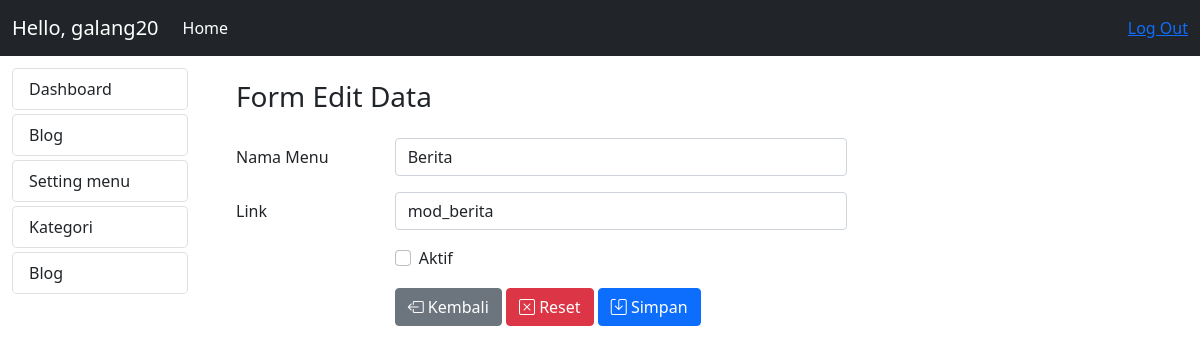
Page /admin/home.php?modul=mod_menu&act=edit&id=3 (signed in) on the committed database.
### tables this page shows
CREATE TABLE `mst_menu` (
  `id_menu` int(20) NOT NULL,
  `nm_menu` varchar(50) NOT NULL,
  `link` varchar(50) NOT NULL,
  `isactive` enum('0','1') NOT NULL
);

### admin/mod_menu/menu_ctrl.php (called while the page is built, shortened)
<?php
if (isset($_GET['act']) && ($_GET['act'] == "add")) {
    $judul = "Form Input Data";
} else if (isset($_GET['act']) && ($_GET['act'] == "edit")) {
    $judul1 = "Form Edit Data";
} else if (isset($_GET['act']) && ($_GET['act'] == "save")) {
    $nama = $_POST['nm_menu'];
    $link = $_POST['link'];
    if (isset($_POST['isactive'])) {
        $aktif = 1;
    } else {
        $aktif = 0;
    }
    mysqli_query($koneksi, "INSERT INTO mst_menu (nm_menu,link,isactive) VALUES ('$nama','$link','$aktif')");
    header("Location: ../home.php?modul=mod_menu");
} else if (isset($_GET['act']) && ($_GET['act'] == "update")) {
    $id = $_POST['id_menu'];
    $up_nama = $_POST['nm_menu'];
    $up_link = $_POST['link'];
    if (isset($_POST['isactive'])) {
        $aktif = 1;
    } else {
        $aktif = 0;
    }
    mysqli_query($koneksi, "UPDATE mst_menu SET nm_menu='$up_nama',link='$up_link',isactive='$aktif' WHERE id_menu='$id'");
    header("Location: ../home.php?modul=mod_menu");
} else if (isset($_GET['act']) && ($_GET['act'] == "delete")) {
    $id = $_GET['id'];
    mysqli_query($koneksi, "DELETE FROM mst_menu WHERE id_menu='$id'");
    header("Location: home.php?modul=mod_menu");
}

### admin/menu.php (the view)
<?php
$qry_menu = mysqli_query($koneksi, "SELECT * FROM mst_menu WHERE isactive = '1'");
while ($row = mysqli_fetch_array($qry_menu)) {
?>
    <a href="?modul=<?= $row['link']; ?>" style="text-decoration: none;" class="links1">
        <li class="list-group-item links rounded-3 mt-1"><?= $row["nm_menu"]; ?></li>
    </a>
<?php
}
?>

### admin/mod_menu/index.php (shortened to what this page needs)
<?php
include 'menu_ctrl.php';
if (!isset($_GET['act'])) {
?>
    <div class="container pt-1">
        <a href="?modul=mod_menu&act=add" class="btn btn-primary mb-2">Tambah Data</a>
        <table class="table">
            <thead class="bg-dark text-white">
                <tr>
                    <th>Id Menu</th>
                    <th>Nama Menu</th>
                    <th>Link</th>
                    <th>Action</th>
                </tr>
            </thead>
            <?php
            $data = mysqli_query($koneksi, "SELECT * FROM mst_menu");
            foreach ($data as $d) :
            ?>
                <tr>
                    <td><?= $d["id_menu"]; ?></td>
                    <td><?= $d["nm_menu"]; ?></td>
                    <td><?= $d["link"]; ?></td>
                    <td>
                        <a href="?modul=mod_menu&act=edit&id=<?= $d["id_menu"]; ?>" class="btn btn-xs btn-primary"><i class="bi bi-pencil-square"></i> Edit</a>
                        <a href="?modul=mod_menu&act=delete&id=<?= $d["id_menu"]; ?>" class="btn btn-xs btn-danger"><i class="bi bi-trash"></i> Delete</a>
                    </td>
                </tr>
            <?php
            endforeach;
            ?>
        </table>
    </div>
    <?php
} else if (isset($_GET['act']) && ($_GET['act'] == "edit")) {
    $id = $_GET['id'];
    $qry_edit = mysqli_query($koneksi, "SELECT * FROM mst_menu WHERE id_menu='$id'");
    foreach ($qry_edit as $q) :
    ?>
        <div class="container mt-3">
            <h3 class="mb-4"><?= $judul1; ?></h3>
            <div class="row">
                <div class="col">
                    <form action="mod_menu/menu_ctrl.php?modul=mod_menu&act=update" method="POST">
                        <div class="mb-3 row">
                            <label for="namamenu" class="col-sm-2 col-form-label">Nama Menu</label>
                            <div class="col-sm-6">
                                <input type="text" class="form-control" id="nama_menu" name="nm_menu" value="<?= $q['nm_menu']; ?>">
                            </div>
                        </div>
                        <div class="mb-3 row">
                            <label for="link" class="col-sm-2 col-form-label">Link</label>
                            <div class="col-sm-6">
                                <input type="text" class="form-control" id="link" name="link" value="<?= $q['link']; ?>">
                            </div>
                        </div>
                        <div class="mb-3 row">
                            <div class="col-sm-2"></div>
                            <div class="col-sm-6">
                                <div class="form-check">
                                    <input class="form-check-input" type="checkbox" name="isactive" id="isactive" <?= $q['isactive'] == 1 ? "checked" : "" ?>> Aktif
                                </div>
                            </div>
                        </div>
                        <div class="row">
                            <div class="col-md-2"></div>
                            <div class="col-md-10">
                                <a href="?modul=mod_menu" type="cancel" class="btn btn-secondary"><i class="bi bi-box-arrow-left"></i> Kembali</a>
                                <button type="cancel" class="btn btn-danger"><i class="bi bi-x-square"></i> Reset</button>
                                <button type="submit" class="btn btn-primary"><i class="bi bi-save"></i> Simpan</button>
                            </div>
                        </div>
                    </form>
                </div>
            </div>
        </div>
<?php
    endforeach;
}
?>

### rows in the picture
mst_menu: nm_menu "Dashboard"
mst_menu: nm_menu "Blog"
mst_menu: nm_menu "Setting menu"
mst_menu: nm_menu "Kategori"
mst_menu: nm_menu "Blog"
mst_menu: nm_menu "Berita", link "mod_berita"

### other values in the picture
$_SESSION['userlog'] "galang20"
